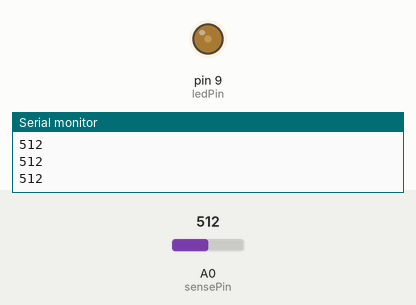
Simulated run of this sketch. Board: Arduino Uno, built with avr-gcc and run on an emulated ATmega328P. On the bench: output pins drawn as LEDs (lit = HIGH), the last lines printed to the serial monitor. Inputs (shaded band) come from the test bench; at power-on: A0 (sensePin) = 512.

Above: at 1.2 s.
1.3 s: A0 (sensePin) set to 716
At 1.9 s:
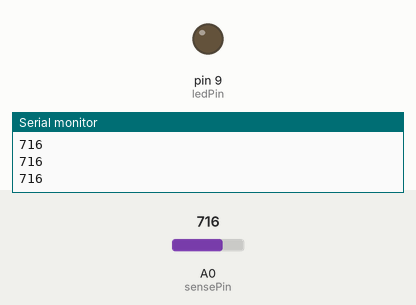
2.8 s: A0 (sensePin) set to 663
4.3 s: A0 (sensePin) set to 640
At 5.4 s:
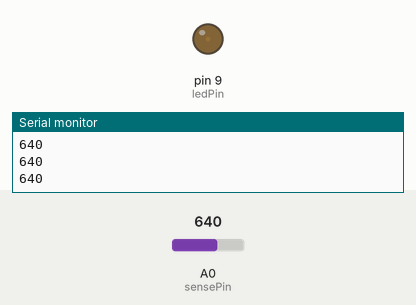
5.8 s: A0 (sensePin) set to 306
At 6.7 s:
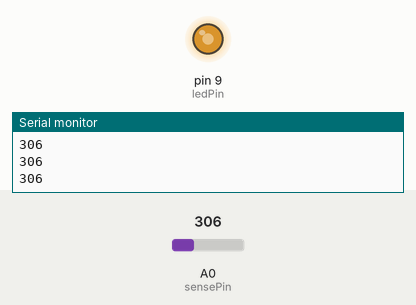
7.3 s: A0 (sensePin) set to 122
At 7.7 s:
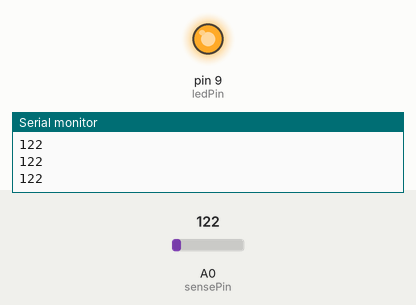
8.8 s: A0 (sensePin) set to 900
At 10.2 s:
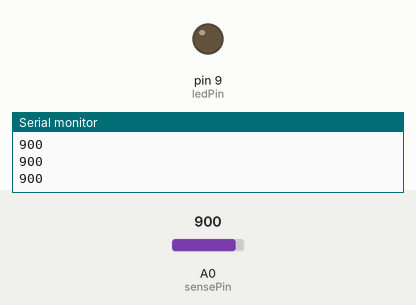
Timing chart, 0 to 11.3 s (numbered marks = the images above; inputs shaded):
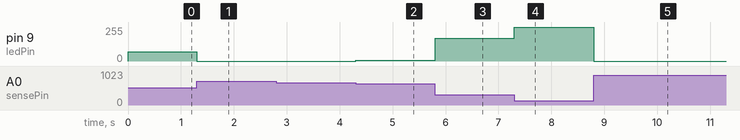

Measured:
- after the input at 1.3 s, pin 9 (ledPin): 68/255 → 0/255 at once
- after the input at 4.3 s, pin 9 (ledPin): 0/255 → 5/255 at once
- after the input at 5.8 s, pin 9 (ledPin): 5/255 → 169/255 at once
- after the input at 7.3 s, pin 9 (ledPin): 169/255 → 255/255 at once
- after the input at 8.8 s, pin 9 (ledPin): 255/255 → 0/255 at once

The sketch:

LDR_LED_circuit.ino
```cpp
int sensePin = 0;
int ledPin = 9;

void setup() {
  // put your setup code here, to run once:
  analogReference(DEFAULT);
  pinMode(ledPin, OUTPUT);
  Serial.begin(9600);
}

void loop() {
  // put your main code here, to run repeatedly:
  int val = analogRead(sensePin);
  val = constrain (val, 130,650);
  int ledLevel = map(val, 130, 650, 255, 0);

  analogWrite(ledPin, ledLevel);

  Serial.println(analogRead(sensePin));
}
```
